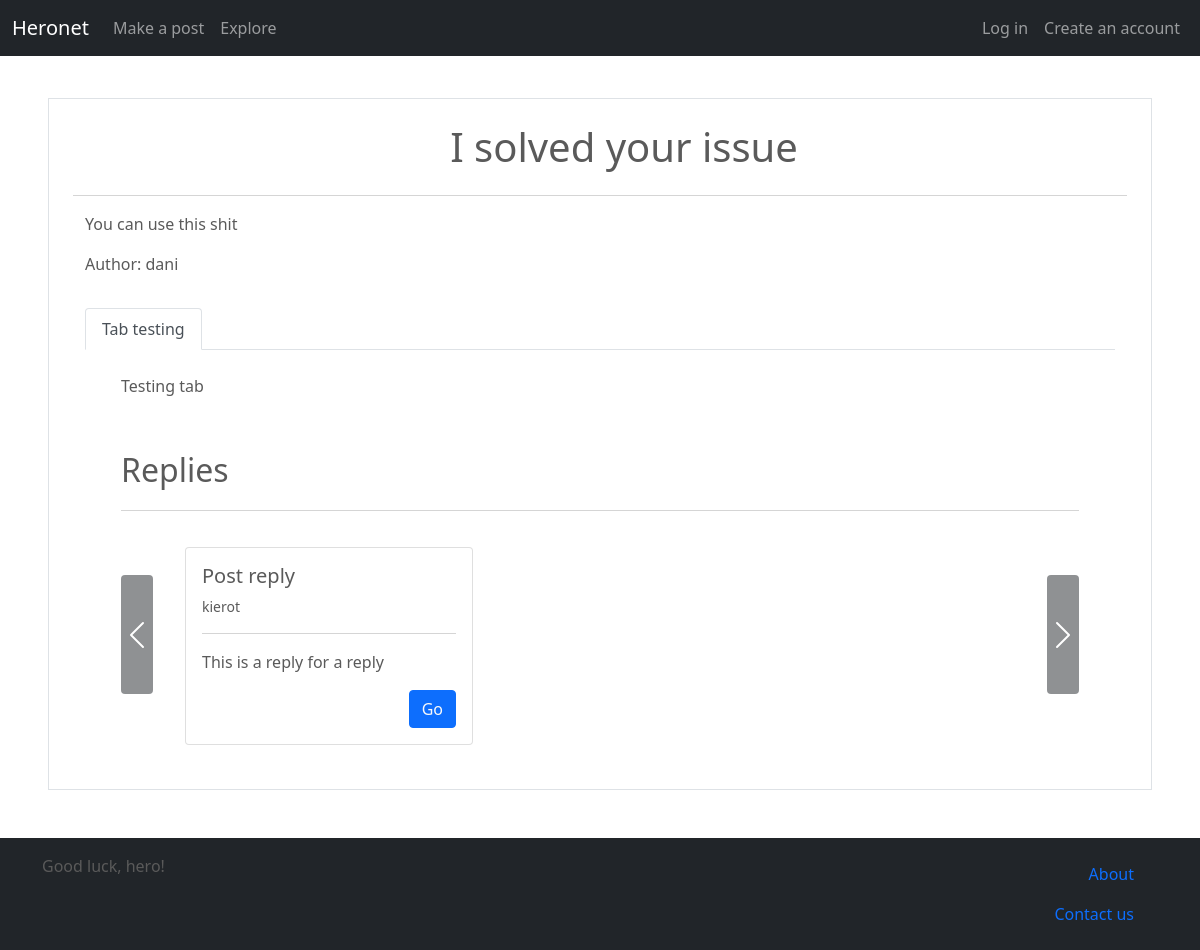
The app's page /post/2/ with its own data.
### main/models.py (models this page shows, shortened)
class Post(models.Model):
    title = models.CharField(max_length=120)
    text = models.CharField(max_length=2000)
    author = models.ForeignKey(User, on_delete=models.PROTECT)
    reply_post = models.IntegerField(null=True, blank=True)
    reply_tab = models.IntegerField(null=True, blank=True)

class Tab(models.Model):
    title = models.CharField(max_length=120)
    text = models.CharField(max_length=2000)
    post = models.ForeignKey(Post, on_delete=models.CASCADE)

### main/views.py (the view)
# urls.py: path('post/<int:id>/', post, name="post"),
def post(request, id):
    main_post = Post.objects.all().get(id=id)
    posts = Post.objects.all()
    replies_raw = Post.objects.all().filter(reply_post=main_post.id)
    tabs = Tab.objects.all().filter(post=main_post)
    content = {
        'main_post':main_post,
        'posts':posts,
        'tabs':tabs,
        'replies_raw':replies_raw
    }
    return render(request, 'post.html', content)

### main/templatetags/hero_comments.py (called while the page is built)
@register.filter
def org_replies(replies, tab_id):
    i = 0
    views = []
    for reply in replies:
        if reply.reply_tab == tab_id:
            if i % 3 == 0:
                views.append([reply])
            else:
                views[len(views)-1].append(reply)
            i += 1
    return views

@register.filter
def get_replies(replies, post_id):
    i = 0
    views = []
    for reply in replies:
        if reply.reply_post == post_id:
            if i % 3 == 0:
                views.append([reply])
            else:
                views[len(views)-1].append(reply)
            i += 1
    return views

### main/templates/post.html
{% extends 'base.html' %}
{% block content %}
<div class='container'>
    <div class='row border px-4'>
        <h1 class='text-center m-4'>{{main_post.title}}</h1>
        <hr>
        <p>{{main_post.text}}</p>
        <p>Author: {{main_post.author}}</p>
        <nav class='mt-3'>
            <div class="nav nav-tabs" id="nav-tab" role="tablist">
                {% for tab in tabs %}
                    {% if forloop.first %}
                        <button class="nav-link active" id="nav-{{tab.title|cut:' ' }}-tab" data-bs-toggle="tab" data-bs-target="#nav-{{tab.title|cut:' ' }}" type="button" role="tab" aria-controls="nav-{{tab.title|cut:' ' }}" aria-selected="true">{{tab.title}}</button>
                    {% else %}
                        <button class="nav-link" id="nav-{{tab.title|cut:' '}}-tab" data-bs-toggle="tab" data-bs-target="#nav-{{tab.title|cut:' ' }}" type="button" role="tab" aria-controls="nav-{{tab.title|cut:' ' }}" aria-selected="false">{{tab.title}}</button>
                    {% endif %}
                {% endfor %}
            </div>
        </nav>
        <div class="tab-content py-4 px-5" id="nav-tabContent">
            {% for tab in tabs %}
                {% if forloop.first %}
                    <div class="tab-pane fade show active" id="nav-{{tab.title|cut:' ' }}" role="tabpanel" aria-labelledby="nav-{{tab.title|cut:' '}}-tab">
                        {% include 'builder/tabs_content.html' %}
                    </div>
                {% else %}
                    <div class="tab-pane fade" id="nav-{{tab.title|cut:' ' }}" role="tabpanel" aria-labelledby="nav-{{tab.title|cut:' ' }}-tab">
                        {% include 'builder/tabs_content.html' %}
                    </div>
                {% endif %}
            {% endfor %}
        </div>
    </div>
</div>
{% endblock %}

### main/templates/builder/tabs_content.html
{{tab.text}}
<div class='mb-3 mt-5 fs-2'>Replies</div>
<hr>
{% include 'builder/horiz.html' %}

### main/templates/builder/horiz.html (shortened to what this page needs)
{% load hero_comments %}
<div id="carouselExampleControls-{{tab.title|cut:' ' }}" class="carousel slide" data-bs-interval=false>
    <div class="carousel-inner mx-5">
        {% for view in replies_raw|org_replies:tab.id %}
            {% if forloop.first %}
                <div class="carousel-item active">
                    {% include 'builder/item.html' %}
                </div>
            {% else %}
                <div class="carousel-item">
                    {% include 'builder/item.html' %}
                </div>
            {% endif %}
        {% endfor %}
    </div>
    <button class="carousel-control-prev bg-dark rounded reply-button mt-5" type="button" data-bs-target="#carouselExampleControls-{{tab.title|cut:' ' }}" data-bs-slide="prev">
    <span class="carousel-control-prev-icon" aria-hidden="true"></span>
    </button>
    <button class="carousel-control-next bg-dark rounded reply-button mt-5"  type="button" data-bs-target="#carouselExampleControls-{{tab.title|cut:' ' }}" data-bs-slide="next">
    <span class="carousel-control-next-icon" aria-hidden="true"></span>
    </button>
</div>

### main/templates/builder/item.html
<div class='row mt-3 px-4'>
    <ul class="nav nav-pills mb-3" id="pills-tab" role="tablist">
        {% for reply in view %}
            <li class="nav-item" role="presentation">
                <div id="pills-{{reply.title|cut:' '}}-tab" data-bs-toggle="pill" data-bs-target="#pills-{{reply.title|cut:' '}}" type="button" role="tab" aria-controls="pills-{{reply.title|cut:' '}}" aria-selected="true">
                    {% include 'builder/post_prev.html' with post=reply selected='focused' %}
                </div>
            </li>
        {% endfor %}
    </ul>
</div>

### main/templates/builder/post_prev.html (shortened to what this page needs)
<div class="card m-1 post-preview" style="width: 18rem;" onclick="{% if selected == 'focused' %}focused(this){% endif %}">
    <div class="card-body">
        <div class='row'>
            <h5 class="card-title">{{post.title}}</h5>
            <small>{{post.author}}</small>
        </div>
        <hr>
        <p class="card-text">{{post.text}}</p>
        <div class='d-flex justify-content-end'>
            <a href="{% url 'post' id=post.id %}" class='btn btn-primary text-light'>Go</a>
        </div>
    </div>
</div>

### main/static/css/main.css (style rules this page uses)
html { overflow-x: hidden; }
body { color: #5a5a5a; padding-top: 50px; min-height: 100vh; overflow-x: hidden; }
.reply-button { width: auto; height: 50%; }
.post-preview { transition: 0.5s; }
.post-preview a { color:#5a5a5a }

### records on screen
Post: title "I solved your issue", text "You can use this shit", author "dani"
Tab: title "Tab testing", text "Testing tab"
Post: title "Post reply", author "kierot", text "This is a reply for a reply"
